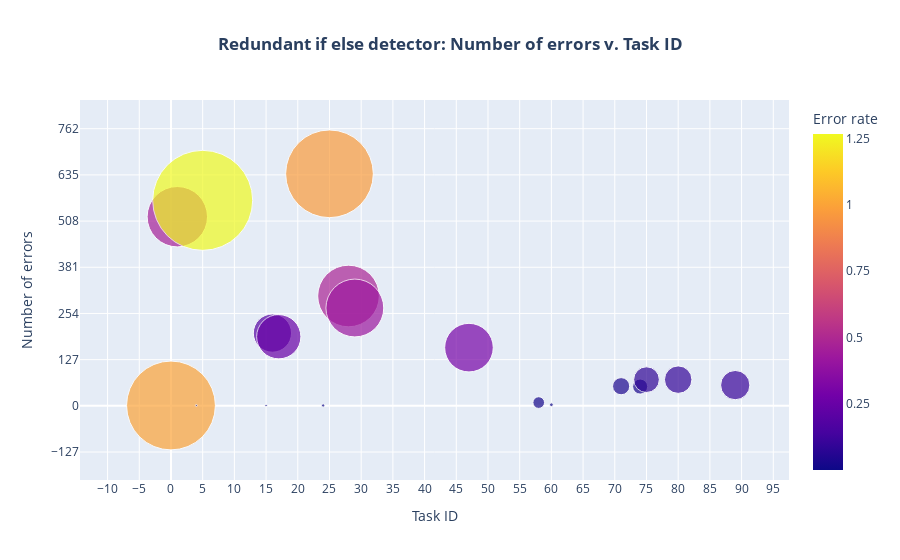

The notebook cell this image was saved under:
### Code cell
visualizer_redundant_if_else_detector = VisualizerScatterChart(
    detector_name="Redundant if else detector",
    counter_task_solutions=runner_redundant_if_else_detector.counter_task_solutions,
    counter_task_errors=runner_redundant_if_else_detector.counter_task_errors,
    )

fig_redundant_if_else_detector = visualizer_redundant_if_else_detector.display_visualization()

### Figure 1 — Plotly figure (JSON) as saved in the notebook; plotly's stock layout.template omitted (floating-point values rounded to 4 significant figures)
{"data": [{"marker": {"color": [1, 0.4618, 0.0005, 1.267, 0.0007, 0.1848, 0.2484, 0.0014, 0.974, 0.4809, 0.4236, 0.2991, 0.0172, 0.0018, 0.0373, 0.0288, 0.0837, 0.0956, 0.1086], "colorbar": {"dtick": 0.25, "title": {"text": "Error rate"}}, "size": [88.85, 60.38, 1.99, 100, 2.35, 38.19, 44.28, 3.32, 87.69, 61.61, 57.83, 48.59, 11.65, 3.77, 17.16, 15.08, 25.7, 27.47, 29.28]}, "mode": "markers", "text": ["Task_id: 0 <br>Number of detected errors: 1 <br>Number of solutions: 1 <br>Error rate: 1.0 <br>", "Task_id: 1 <br>Number of detected errors: 520 <br>Number of solutions: 1126 <br>Error rate: 0.4618 <br>", "Task_id: 4 <br>Number of detected errors: 1 <br>Number of solutions: 2202 <br>Error rate: 0.0005 <br>", "Task_id: 5 <br>Number of detected errors: 565 <br>Number of solutions: 446 <br>Error rate: 1.2668 <br>", "Task_id: 15 <br>Number of detected errors: 1 <br>Number of solutions: 1480 <br>Error rate: 0.0007 <br>", "Task_id: 16 <br>Number of detected errors: 200 <br>Number of solutions: 1082 <br>Error rate: 0.1848 <br>", "Task_id: 17 <br>Number of detected errors: 190 <br>Number of solutions: 765 <br>Error rate: 0.2484 <br>", "Task_id: 24 <br>Number of detected errors: 1 <br>Number of solutions: 694 <br>Error rate: 0.0014 <br>", "Task_id: 25 <br>Number of detected errors: 638 <br>Number of solutions: 655 <br>Error rate: 0.974 <br>", "Task_id: 28 <br>Number of detected errors: 302 <br>Number of solutions: 628 <br>Error rate: 0.4809 <br>", "Task_id: 29 <br>Number of detected errors: 269 <br>Number of solutions: 635 <br>Error rate: 0.4236 <br>", "Task_id: 47 <br>Number of detected errors: 160 <br>Number of solutions: 535 <br>Error rate: 0.2991 <br>", "Task_id: 58 <br>Number of detected errors: 9 <br>Number of solutions: 524 <br>Error rate: 0.0172 <br>", "Task_id: 60 <br>Number of detected errors: 3 <br>Number of solutions: 1636 <br>Error rate: 0.0018 <br>", "Task_id: 71 <br>Number of detected errors: 54 <br>Number of solutions: 1449 <br>Error rate: 0.0373 <br>", "Task_id: 74 <br>Number of detected errors: 53 <br>Number of solutions: 1839 <br>Error rate: 0.0288 <br>", "Task_id: 75 <br>Number of detected errors: 72 <br>Number of solutions: 860 <br>Error rate: 0.0837 <br>", "Task_id: 80 <br>Number of detected errors: 72 <br>Number of solutions: 753 <br>Error rate: 0.0956 <br>", "Task_id: 89 <br>Number of detected errors: 57 <br>Number of solutions: 525 <br>Error rate: 0.1086 <br>"], "type": "scatter", "x": [0, 1, 4, 5, 15, 16, 17, 24, 25, 28, 29, 47, 58, 60, 71, 74, 75, 80, 89], "y": [1, 520, 1, 565, 1, 200, 190, 1, 638, 302, 269, 160, 9, 3, 54, 53, 72, 72, 57]}], "layout": {"title": {"text": "<b> Redundant if else detector: Number of errors v. Task ID </b>", "x": 0.5}, "xaxis": {"dtick": 5, "title": {"text": "Task ID"}, "type": "linear"}, "yaxis": {"dtick": 127, "title": {"text": "Number of errors"}}}}
